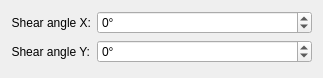
<?xml version="1.0" encoding="UTF-8"?>
<ui version="4.0">
 <class>WdgShearImage</class>
 <widget class="QWidget" name="WdgShearImage">
  <property name="geometry">
   <rect>
    <x>0</x>
    <y>0</y>
    <width>323</width>
    <height>78</height>
   </rect>
  </property>
  <property name="windowTitle">
   <string>Shear Image</string>
  </property>
  <layout class="QFormLayout" name="formLayout">
   <item row="0" column="0">
    <widget class="QLabel" name="lblShearAngleX">
     <property name="text">
      <string>Shear angle X:</string>
     </property>
     <property name="alignment">
      <set>Qt::AlignRight|Qt::AlignTrailing|Qt::AlignVCenter</set>
     </property>
    </widget>
   </item>
   <item row="0" column="1">
    <widget class="KisIntParseSpinBox" name="shearAngleX">
     <property name="suffix">
      <string>°</string>
     </property>
     <property name="minimum">
      <number>-45</number>
     </property>
     <property name="maximum">
      <number>45</number>
     </property>
    </widget>
   </item>
   <item row="1" column="0">
    <widget class="QLabel" name="lblShearAngelY">
     <property name="text">
      <string>Shear angle Y:</string>
     </property>
     <property name="alignment">
      <set>Qt::AlignRight|Qt::AlignTrailing|Qt::AlignVCenter</set>
     </property>
    </widget>
   </item>
   <item row="1" column="1">
    <widget class="KisIntParseSpinBox" name="shearAngleY">
     <property name="maximumSize">
      <size>
       <width>32767</width>
       <height>100</height>
      </size>
     </property>
     <property name="suffix">
      <string>°</string>
     </property>
     <property name="minimum">
      <number>-45</number>
     </property>
     <property name="maximum">
      <number>45</number>
     </property>
    </widget>
   </item>
  </layout>
 </widget>
 <customwidgets>
  <customwidget>
   <class>KisIntParseSpinBox</class>
   <extends>QSpinBox</extends>
   <header>kis_intparsespinbox.h</header>
  </customwidget>
 </customwidgets>
 <resources/>
 <connections/>
</ui>
